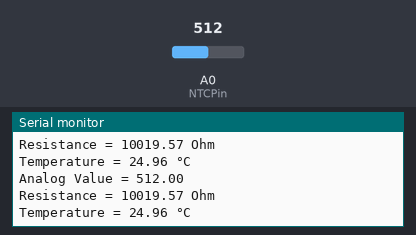
Bench run of a sketch on a simulated Arduino Uno, built with avr-gcc and run on an emulated ATmega328P. On the bench: the last lines printed to the serial monitor. The inputs (shaded band) are chosen by the test bench; at power-on: A0 (NTCPin) = 512.

Above: at 1.8 s.
1.9 s: A0 (NTCPin) set to 1023
At 2.8 s:
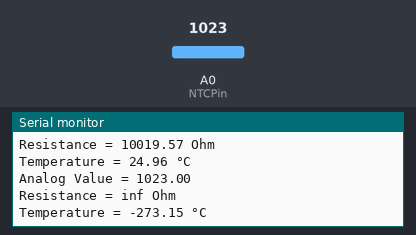
4.5 s: A0 (NTCPin) set to 900
At 5.8 s:
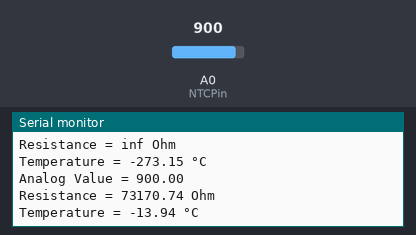
6.0 s: A0 (NTCPin) set to 716
At 6.6 s:
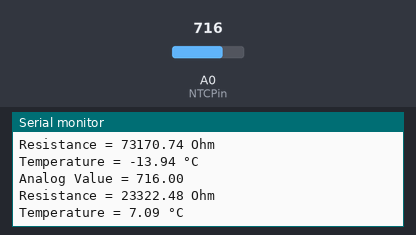
Timing chart, 0 to 9.0 s (numbered marks = the images above; inputs shaded):
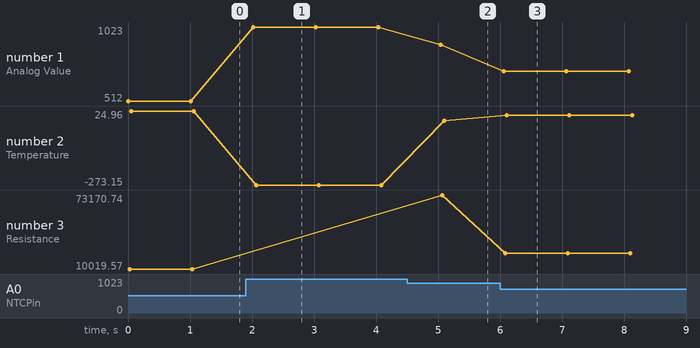

Measured:
- after the input at 1.9 s, the serial monitor: prints a new line after 0.12 s (image 1)
- after the input at 4.5 s, the serial monitor: prints a new line after 0.55 s (image 2)
- after the input at 6.0 s, the serial monitor: prints a new line after 0.06 s (image 3)
- plotted number 1: 512 → 1023 after the input at 1.9 s, 1023 → 900 after the input at 4.5 s, 900 → 716 after the input at 6.0 s
- plotted number 2: 24.96 → -273.15 after the input at 1.9 s, -273.15 → -13.94 after the input at 4.5 s, -13.94 → 7.09 after the input at 6.0 s
- plotted number 3: 10019.57 → 73170.74 after the input at 4.5 s, 73170.74 → 23322.48 after the input at 6.0 s

The sketch:

temperatura.ino
```cpp
// Arduino code to read temperature from a thermistor
// using the Steinhart-Hart equation
#include <math.h>

byte NTCPin = A0;

#define SERIESRESISTOR 10000
#define NOMINAL_RESISTANCE 10000
#define NOMINAL_TEMPERATURE 25
#define BCOEFFICIENT 3950

void setup() {
  Serial.begin(9600);
}

void loop() {
  float ADCvalue;
  float Resistance;

  // Leer valor del ADC
  ADCvalue = analogRead(NTCPin);
  Serial.print("Analog Value = ");
  Serial.println(ADCvalue);

  // Convertir valor a resistencia
  Resistance = (1023.0 / ADCvalue) - 1.0;
  Resistance = SERIESRESISTOR / Resistance;

  Serial.print("Resistance = ");
  Serial.print(Resistance);
  Serial.println(" Ohm");

  // Calcular temperatura usando la ecuación de Steinhart-Hart
  float steinhart;
  steinhart = Resistance / NOMINAL_RESISTANCE;        // (R/Ro)
  steinhart = log(steinhart);                         // ln(R/Ro)
  steinhart /= BCOEFFICIENT;                          // 1/B * ln(R/Ro)
  steinhart += 1.0 / (NOMINAL_TEMPERATURE + 273.15);  // + (1/To)
  steinhart = 1.0 / steinhart;                        // Invertir
  steinhart -= 273.15;                                // Convertir a °C

  Serial.print("Temperature = ");
  Serial.print(steinhart);
  Serial.println(" °C");

  delay(1000);
}
```
